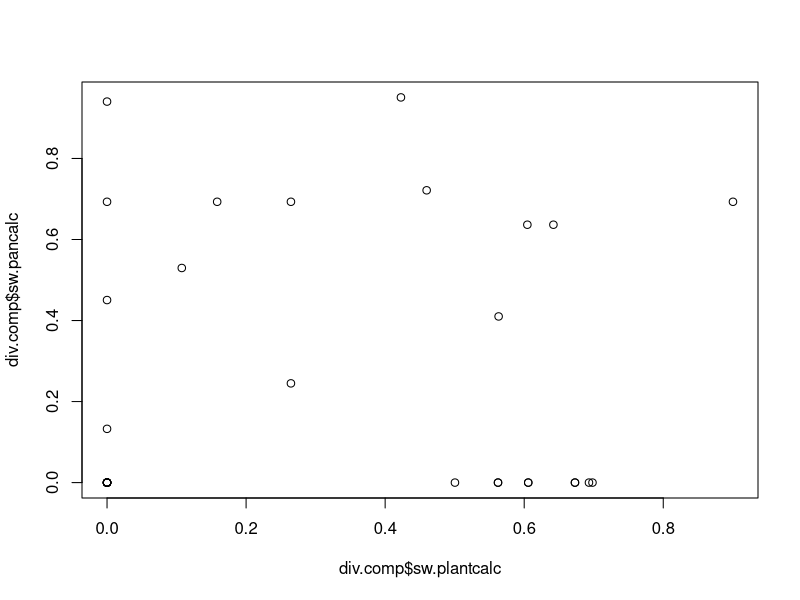
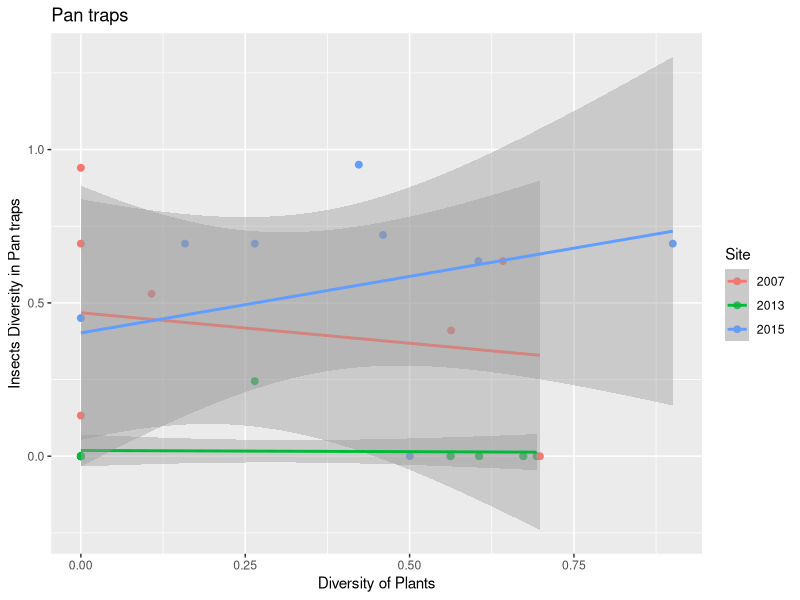
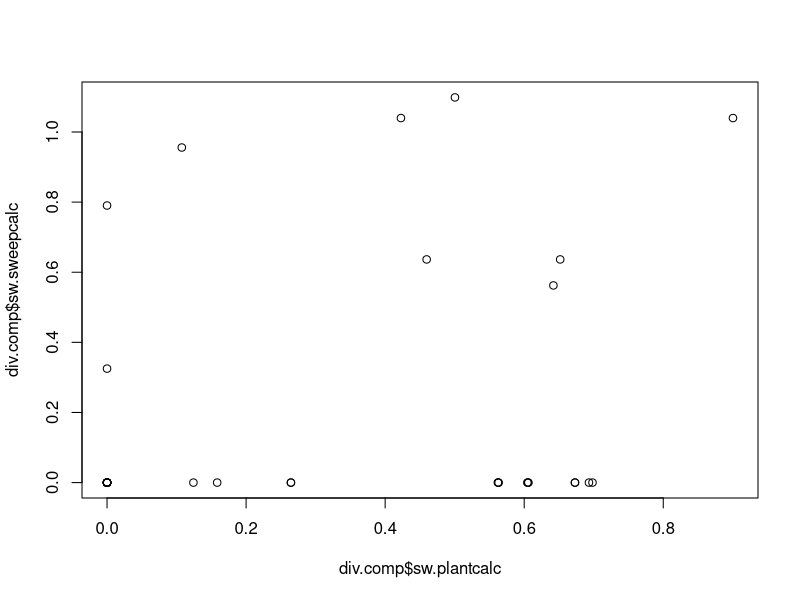
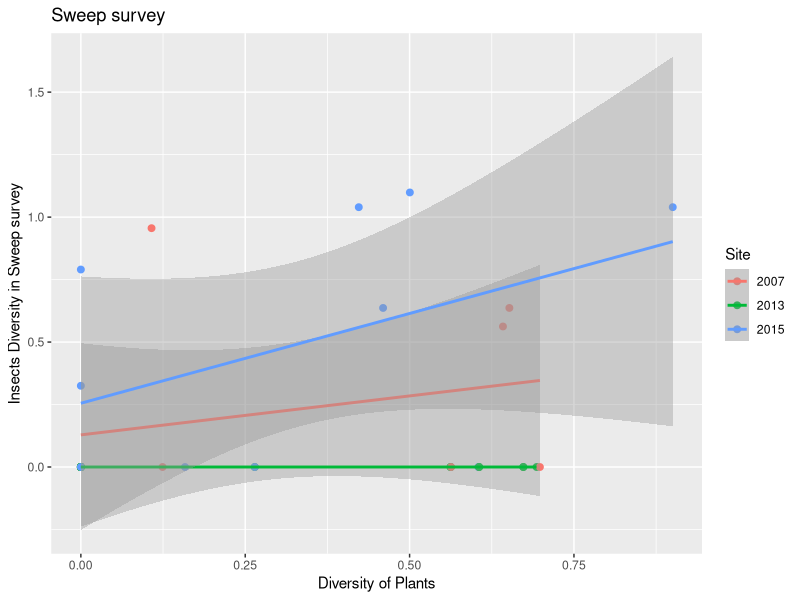

Write R code to recreate these figures, in order.
## ---- chunk 1
knitr::opts_chunk$set(echo = TRUE)
## ---- chunk 2
library(vegan)
library(ggplot2)
library(dplyr)
library(tidyr)
## ---- chunk 3

df1 <- read.csv("pan_fix.csv")
  
df2 <- read.csv("sweep_fix.csv")
  
df3 <- read.csv("vegetationdata_updatedtest.csv")
## ---- chunk 4
pmat <- as.matrix(df1[,5:13])
sw.pan = df1 %>% mutate(sw.pancalc = diversity(pmat))

sweepmat <- as.matrix(df2[,5:12])
sw.sweep = df2 %>% mutate(sw.sweepcalc = diversity(sweepmat))

plantmat <- as.matrix(df3[,4:12])
sw.plant = df3 %>% mutate(sw.plantcalc = diversity(plantmat))
## ---- chunk 5
pan.comparison = sw.pan %>% select(Site:Date, sw.pancalc) %>% unite(col = ID, Site,Strata,Date) %>% select(-Months)

sweep.comparison = sw.sweep %>% select(Site:Date, sw.sweepcalc) %>% unite(col = ID, Site,Strata,Date) %>% select(-Months)

plant.comparison = sw.plant %>% select(site:Strata, sw.plantcalc) %>% unite(col = ID, site,Strata,date)

div.comp = left_join(plant.comparison, pan.comparison) %>% left_join(sweep.comparison) %>% separate(ID, into = c("Site", "Strata", "Date"), sep = "_")
## ---- chunk 6
plot(div.comp$sw.plantcalc, div.comp$sw.pancalc)

ggplot(data = div.comp, aes(sw.plantcalc, sw.pancalc, col = Site))+ geom_point(size = 2) + geom_smooth(method=lm) + labs(title = "Pan traps") + xlab("Diversity of Plants") + ylab("Insects Diversity in Pan traps")
## ---- chunk 7
filt2013 = div.comp %>% filter(Site == "2013")  
trend2013 = lm(sw.plantcalc ~ sw.pancalc, data = filt2013)
summary(trend2013)
## ---- chunk 8
filt2015 = div.comp %>% filter(Site == "2015")  
trend2015 = lm(sw.plantcalc ~ sw.pancalc, data = filt2015)
summary(trend2015)
## ---- chunk 9
filt2007 = div.comp %>% filter(Site == "2007")  
trend2007 = lm(sw.plantcalc ~ sw.pancalc, data = filt2007)
summary(trend2007)
## ---- chunk 10
plot(div.comp$sw.plantcalc, div.comp$sw.sweepcalc)

ggplot(data = div.comp, aes(sw.plantcalc, sw.sweepcalc, col = Site))+ geom_point(size = 2) + geom_smooth(method=lm)+ labs(title = "Sweep survey") + xlab("Diversity of Plants") + ylab("Insects Diversity in Sweep survey")
## ---- chunk 11
filt20132 = div.comp %>% filter(Site == "2013")  
trend20132 = lm(sw.plantcalc ~ sw.sweepcalc, data = filt20132)
summary(trend20132)
## ---- chunk 12
filt20152 = div.comp %>% filter(Site == "2015")  
trend20152 = lm(sw.plantcalc ~ sw.sweepcalc, data = filt20152)
summary(trend20152)
## ---- chunk 13
filt20072 = div.comp %>% filter(Site == "2007")  
trend20072 = lm(sw.plantcalc ~ sw.sweepcalc, data = filt20072)
summary(trend20072)
